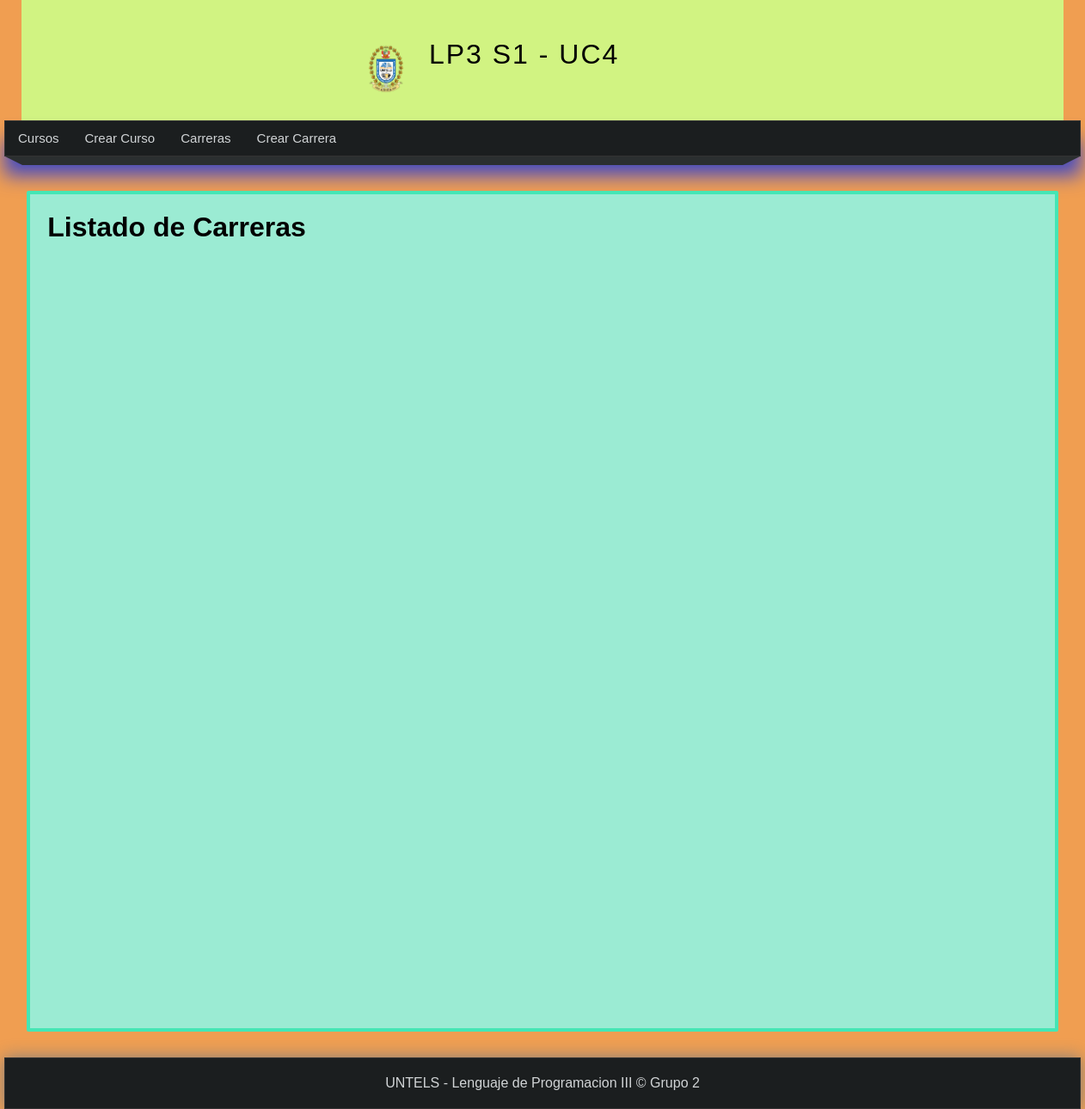
Before: /carreras/ with the older database file.
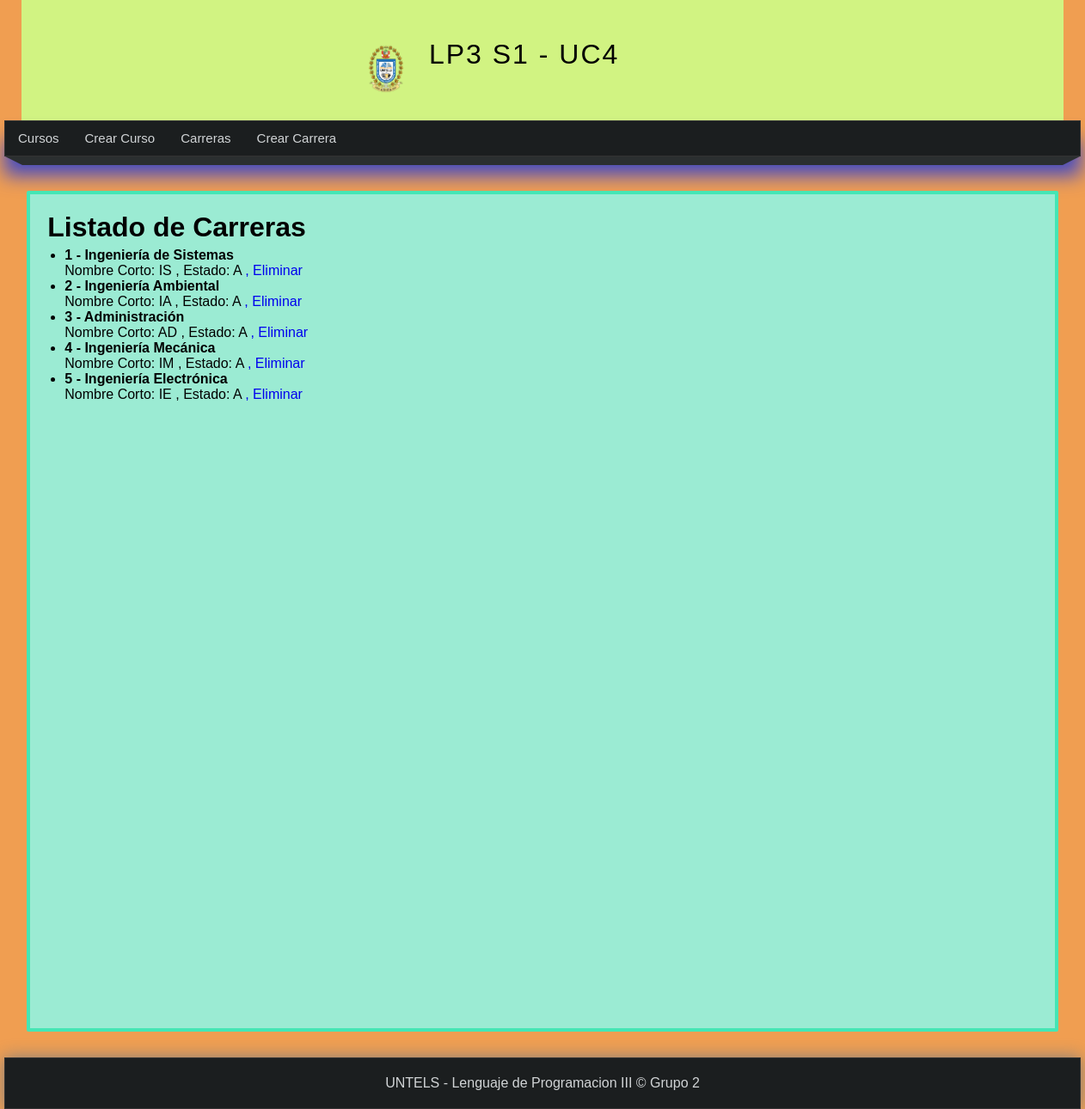
After: the same page with the newer database file.
### ec4/models.py (models this page shows)
class Carreras(models.Model):
    nombre = models.CharField(max_length = 150)
    nombre_corto = models.CharField(max_length = 150)
    estado = models.CharField(max_length = 1)

### ec4/views.py (the view)
# urls.py: path('carreras/', views.carreras, name='carreras'),
def carreras(request):
    carreras = Carreras.objects.all()
    return render(request, 'carreras.html',{
        'carreras': carreras,
        'titulo': 'Listado de Carreras'
    })

### ec4/templates/carreras.html (shortened to what this page needs)
{% extends 'layout.html' %}
{% block content %}
<h1>Listado de Carreras</h1>
    <ul>
        {% for carrera in carreras %}
            <li>
                <h4>{{carrera.id}} - {{carrera.nombre}}</h4>
                <span>Nombre Corto: {{carrera.nombre_corto}}</span>
                <span>, Estado: {{carrera.estado}}</span>
                <a href="{% url 'eliminar_carrera' id=carrera.id %}">, Eliminar</a>
            </li>
        {% endfor %}
    </ul>
{% endblock  %}

### ec4/templates/layout.html (shortened to what this page needs)
<!DOCTYPE html>
<html lang="es">
<head>
    {% load static %}
    <link rel="stylesheet" type="text/css" href="{% static 'css/style.css' %}" />
</head>
<body>
    <header>
        <div id="logotipo">
            <img src="{% static 'images/UNTELS_LOGO.png' %}"/>
            <h1>LP3 S1 - UC4</h1>
        </div>
    </header>
    <nav>
        <ul>
            <li>
                <a href="{% url 'cursos' %}">Cursos</a>
            </li>
            <li>
                <a href="{% url 'crear_curso' %}">Crear Curso</a>
            </li>
            <li>
                <a href="{% url 'carreras' %}"> Carreras </a>
            </li>
            <li>
                <a href="{% url 'crear_carrera' %}"> Crear Carrera </a>
            </li>
        </ul>
    </nav>
    <div class="barra">
        <span class="esquina-izquierda"></span>
        <span class="relleno-barra"></span>
        <span class="esquina-derecha"></span>
    </div>
    <div id="content">
        <div class="box">
            {% block content %}{% endblock %}
        </div>
    </div>
    <footer>
        UNTELS - Lenguaje de Programacion III &copy; Grupo 2
    </footer>
</body>
</html>

### ec4/static/css/style.css (style rules this page uses)
* { margin: 0px; padding: 0px; font-family: Verdana, Geneva, Tahoma, sans-serif; text-decoration: none; }
.box p, .box h2, .box h3, .box ul { margin-bottom: 5px; margin-top: 5px; }
.box ul, .box ol { margin-left: 20px; margin-bottom: 10px; }
body { font-family: Verdana, Geneva, Tahoma, sans=serif; background-color: rgb(240, 158, 81); }
header { width: 1212px; height: 140px; background-color: #d1f382; margin: 0 auto; }
#logotipo { width: 35%; height: 130px; margin: 0 auto; padding-top: 10px; }
#logotipo img { display: block; width: 60px; float: left; margin-top: 40px; }
#logotipo h1 { display: block; float: left; margin-top: 35px; margin-left: 20px; letter-spacing: 2px; font-weight: lighter; color: #000000; }
nav { width: 1250px; height: 40px; margin: 0 auto; background-color: #1B1E1F; border: 1px solid #333333; box-shadow: 0px 22px 22px rgb(64, 73, 196); font-size: 15px; }
nav ul { list-style: none; text-decoration: none; }
nav ul li { line-height: 40px; float: left; }
nav ul li a { display: block; padding-left: 15px; padding-right: 15px; color: #d1d4d6; }
.barra { width: 1250px; margin: 0 auto; }
.esquina-izquierda { display: block; border-left: 20px solid transparent; border-top: 10px solid #2B2F30; float: left; }
.esquina-derecha { display: block; border-right: 20px solid transparent; border-top: 10px solid #2B2F30; float: right; }
.relleno-barra { display: block; width: 1210px; height: 10px; background: #2B2F30; float: left; }
#content { width: 1212px; min-height: 920px; margin: 0 auto; margin-bottom: 30px; margin-top: 40px; }
.box { background: rgb(155, 235, 211); width: 95%; min-height: 930px; padding: 20px; border: 4px solid rgb(68, 230, 181); border-radius: 2px; margin: 0 auto; }
footer { width: 1250px; background-color: #1B1E1F; border: 1px solid #333; color: #d1d4d6; text-align: center; margin: 0 auto; padding-top: 20px; padding-bottom: 20px; box-shadow: 0px 0px 20px gray; }

Changed rows visible on the page:
added Carreras: id "1", nombre "Ingeniería de Sistemas", nombre_corto "IS", estado "A"
added Carreras: id "2", nombre "Ingeniería Ambiental", nombre_corto "IA", estado "A"
added Carreras: id "3", nombre "Administración", nombre_corto "AD", estado "A"
added Carreras: id "4", nombre "Ingeniería Mecánica", nombre_corto "IM", estado "A"
added Carreras: id "5", nombre "Ingeniería Electrónica", nombre_corto "IE", estado "A"
